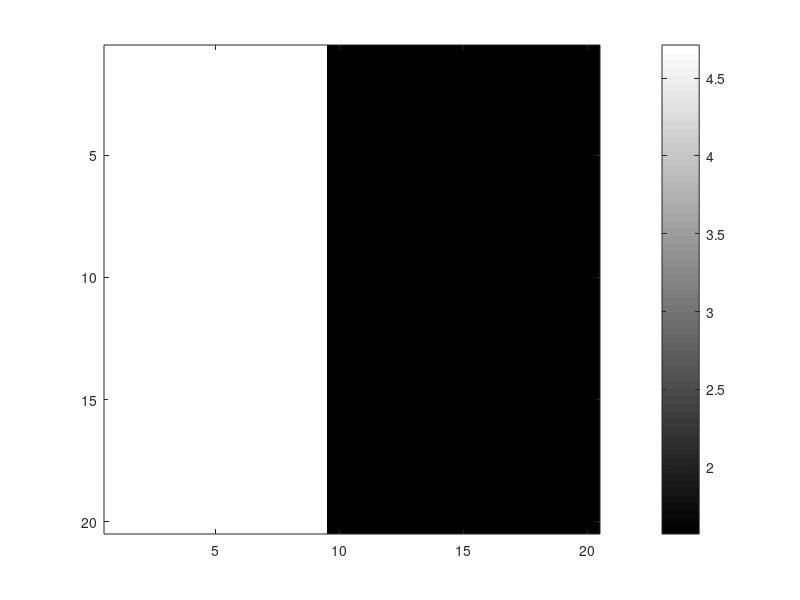

MATLAB code to generate this figure: (Note: this script raises an error after producing the figure.)
% testing savadjiev's dispersion and curving indices
%% STEP 0, generate test data


%size of volume
k = 20;
l = 20;
m = 20;

%size of tensor
a = 3;
b = 3;

% test tensor eigenvalues
l1 = 2;
l2 = 1;
l3 = 1;

b1 = [1 0 0];
b2 = [0 1 0];
b3 = [0 0 1];

b1 = b1./norm(b1,2);
b2 = b2./norm(b2,2);
b3 = b3./norm(b3,2);
E = [b1' b2' b3'];

D0 = E*diag([l1 l2 l3])*E';

% rotations
Mx = @(t) [1 0 0; 0 cos(t) -sin(t); 0 sin(t) cos(t)];
My = @(t) [cos(t) 0 -sin(t); 0 1 0; sin(t) 0 cos(t)];
Mz = @(t) [cos(t) sin(t) 0; -sin(t) cos(t) 0; 0 0 1];
rot = @(d,tx,ty,tz) Mx(tx)*My(ty)*Mz(tz)*D0*(Mx(tx)*My(ty)*Mz(tz))';

% generate test function
%test = (1:k)/k*pi; % uniform inc x

%test = (1+cos((1:k)/k*pi))*pi/2; %ridge
%test = repmat(test', [1, l, m]);

%test = atan2(repmat((1:k)'-k/2, 1, l),repmat((1:l)-l/2, k, 1)); %curving
test = pi/2+atan2(repmat((1:k)'-k/2, 1, l),repmat((1:l)-l/2, k, 1)); %dispersion
%test = repmat(test, [1 1 m]);

test = shiftdim(test',-1); %shift XY-test to YZ-test
test = repmat(test, [m 1 1]);

figure(1); clf;
imagesc(test(:,:,10))
colorbar
colormap('gray')

%tensor field;
F = zeros(k,l,m,a,b);

%randomly generate
for x = 1:k
    for y = 1:l
        for z = 1:m
            %F(x,y,z,:,:) = rot(D0, 0, 0, test(x,y,z)); % xy plane rotation
            F(x,y,z,:,:) = rot(D0, test(x,y,z), pi/2, 0); % yz plane rotation
            %F(x,y,z,:,:) = squeeze(F(x,y,z,:,:)) + rand(3,3)/10;
        end
    end
end


%% Optional, read input from xml file


[outVol param]=ReadXml('DispersionXZ.xml');

k = size(outVol,1);
l = size(outVol,2);
m = size(outVol,3);
F = zeros(k,l,m,3,3);

F(:,:,:,1,1) = outVol(:,:,:,1);
F(:,:,:,2,1) = outVol(:,:,:,2);
F(:,:,:,1,2) = outVol(:,:,:,2);
F(:,:,:,3,1) = outVol(:,:,:,3);
F(:,:,:,1,3) = outVol(:,:,:,3);
F(:,:,:,2,2) = outVol(:,:,:,4);
F(:,:,:,2,3) = outVol(:,:,:,5);
F(:,:,:,3,2) = outVol(:,:,:,5);
F(:,:,:,3,3) = outVol(:,:,:,6);


%% STEP 1, find tensor gradient field
% find tensor gradient field

DF = zeros(k,l,m,a,b,3);
lambda = 0; %was 2
for x1 = 1:a
    for x2 = 1:b %can be reduced
        bs = bsarray(F(:,:,:,x1,x2), 'degree', 3, 'lambda', lambda);
        dxbs = partial(bs,1);
        dybs = partial(bs,2);
        dzbs = partial(bs,3);
        dx = indirectFilter(dxbs);
        dy = indirectFilter(dybs);
        dz = indirectFilter(dzbs);
        DF(:,:,:,x1,x2,1) = dx;
        DF(:,:,:,x1,x2,2) = dy;
        DF(:,:,:,x1,x2,3) = dz;
        %DF(1:end-1,:,:,x1,x2,1) = F(2:end,:,:,x1,x2) - F(1:end-1,:,:,x1,x2);
        %DF(:,1:end-1,:,x1,x2,2) = F(:,2:end,:,x1,x2) - F(:,1:end-1,:,x1,x2);
        %DF(:,:,1:end-1,x1,x2,3) = F(:,:,2:end,x1,x2) - F(:,:,1:end-1,x1,x2);
    end
end

%symmetry
%DF(:,:,:,1,2) = DF(:,:,:,2,1);
%DF(:,:,:,1,3) = DF(:,:,:,3,1);
%DF(:,:,:,2,3) = DF(:,:,:,3,2);


%% test contrasts
figure(1)
clf;
hold all;
tr = zeros(k,l,m);
th = zeros(k,l,m);
ph = zeros(k,l,m);

for x = 1:k
    for y = 1:l
        for z = 1:m
            tr(x,y,z) = trace(squeeze(F(x,y,z,:,:)));
            
            [E,L] = eig(squeeze(F(x,y,z,:,:)));
            L = diag(L);
            [~,I] = sort(L,1,'descend');
            e1 = E(:,I(1)); %pick max eig vec
            
            [TH,PHI,~] = cart2sph(e1(1),e1(2),e1(3));
            th(x,y,z) = TH;
            ph(x,y,z) = PHI;
            
            e1 = e1./norm(e1,2);
            plot3([x-e1(1)/2, x+e1(1)/2],[y-e1(2)/2, y+e1(2)/2],[z-e1(3)/2, z+e1(3)/2], 'k');
            
        end
        
        
    end
end

xlabel('x'); ylabel('y'); zlabel('z')
%view([1 0 0]) %view yz plane
view([0 1 0]) %view xz plane
%view([0 0 1]) %view zy plane

axis tight

%%

%showDiffusionEllipsoidxyz(0,0,0,squeeze(F(10,10,20,:,:)))

%clf;
%showDiffusionEllipsoidxyz(0,0,0,rot(D0, 0, 0, test(20,1,1)))


%% STEP 2, calculate tensor parameters

phi1 = zeros(k,l,m,a,b);
phi2 = zeros(k,l,m,a,b);
phi3 = zeros(k,l,m,a,b);

dphi1 = zeros(k,l,m,3);
dphi2 = zeros(k,l,m,3);
dphi3 = zeros(k,l,m,3);

for x = 1:k
    for y = 1:l
        for z = 1:m
            phi1(x,y,z,:,:) = phinorm(1, squeeze(F(x,y,z,:,:)));
            phi2(x,y,z,:,:) = phinorm(2, squeeze(F(x,y,z,:,:)));
            phi3(x,y,z,:,:) = phinorm(3, squeeze(F(x,y,z,:,:)));
            
            dphi1(x,y,z,:) = contr(squeeze(DF(x,y,z,:,:,:)), squeeze(phi1(x,y,z,:,:)));
            dphi2(x,y,z,:) = contr(squeeze(DF(x,y,z,:,:,:)), squeeze(phi2(x,y,z,:,:)));
            dphi3(x,y,z,:) = contr(squeeze(DF(x,y,z,:,:,:)), squeeze(phi3(x,y,z,:,:)));
            
            
            %if x == 10 
            %    return;
            %end
        end
    end
end




%% STEP 3, calculate contrasts

C = zeros(k,l,m);
D = zeros(k,l,m);

for x = 1:k
    for y = 1:l
        for z = 1:m
            C(x,y,z) = curving( squeeze(dphi2(x,y,z,:,:)), squeeze(dphi3(x,y,z,:,:)), squeeze(F(x,y,z,:,:)) );
            D(x,y,z) = dispersion( squeeze(dphi2(x,y,z,:,:)), squeeze(dphi3(x,y,z,:,:)), squeeze(F(x,y,z,:,:)) );
        end
    end
end

%% visualization

figure(2)
clf;
imagesc(C(:,:,5)')
colormap('gray')
%axis ij
%caxis([min(min(C(:)),min(D(:))) max(max(C(:)),max(D(:)))])
colorbar

figure(3)
clf;
imagesc(D(:,:,5)')
colormap('gray')
%axis ij
%caxis([min(min(C(:)),min(D(:))) max(max(C(:)),max(D(:)))])
colorbar

%% print

figure(1)
%print -dpng pevsRidge2


figure(2)
%print -dpng curvingRidge2


figure(3)
%print -dpng dispersionRidge2

%%

figure(2)
%print -dpng curvingCurving3FD

figure(3)
%print -dpng dispersionCurving3FD


